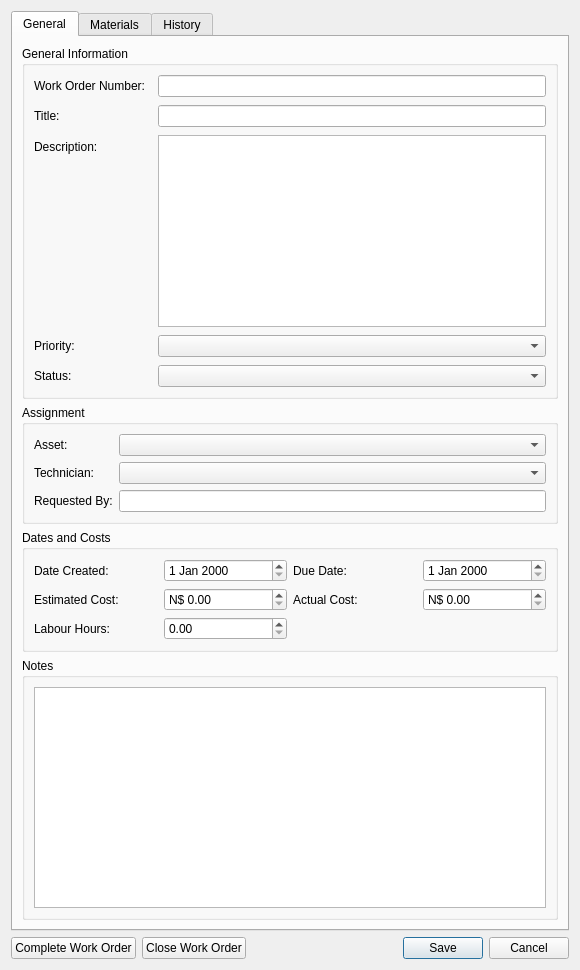
<?xml version="1.0" encoding="UTF-8"?>
<ui version="4.0">
 <class>AddWorkOrderDialog</class>
 <widget class="QDialog" name="AddWorkOrderDialog">
  <property name="geometry">
   <rect>
    <x>0</x>
    <y>0</y>
    <width>580</width>
    <height>970</height>
   </rect>
  </property>
  <property name="minimumSize">
   <size>
    <width>0</width>
    <height>0</height>
   </size>
  </property>
  <property name="windowTitle">
   <string>Add Work Order</string>
  </property>
  <layout class="QVBoxLayout" name="verticalLayout">
   <item>
    <widget class="QTabWidget" name="tabWorkOrder">
     <property name="currentIndex">
      <number>0</number>
     </property>
     <widget class="QWidget" name="General">
      <attribute name="title">
       <string>General</string>
      </attribute>
      <layout class="QVBoxLayout" name="verticalLayout_3">
       <item>
        <widget class="QGroupBox" name="groupGeneralInfo">
         <property name="sizePolicy">
          <sizepolicy hsizetype="Expanding" vsizetype="Preferred">
           <horstretch>0</horstretch>
           <verstretch>0</verstretch>
          </sizepolicy>
         </property>
         <property name="title">
          <string>General Information</string>
         </property>
         <layout class="QFormLayout" name="formGeneralInfo">
          <property name="rowWrapPolicy">
           <enum>QFormLayout::RowWrapPolicy::WrapLongRows</enum>
          </property>
          <property name="horizontalSpacing">
           <number>12</number>
          </property>
          <property name="verticalSpacing">
           <number>8</number>
          </property>
          <item row="0" column="0">
           <widget class="QLabel" name="lblWorkOrderNumber">
            <property name="text">
             <string>Work Order Number:</string>
            </property>
           </widget>
          </item>
          <item row="0" column="1">
           <widget class="QLineEdit" name="txtWorkOrderNumber"/>
          </item>
          <item row="1" column="0">
           <widget class="QLabel" name="lblTitle">
            <property name="text">
             <string>Title:</string>
            </property>
           </widget>
          </item>
          <item row="1" column="1">
           <widget class="QLineEdit" name="txtTitle"/>
          </item>
          <item row="2" column="0">
           <widget class="QLabel" name="lblDescription">
            <property name="text">
             <string>Description:</string>
            </property>
           </widget>
          </item>
          <item row="2" column="1">
           <widget class="QPlainTextEdit" name="teDescription">
            <property name="sizePolicy">
             <sizepolicy hsizetype="Expanding" vsizetype="Preferred">
              <horstretch>0</horstretch>
              <verstretch>0</verstretch>
             </sizepolicy>
            </property>
            <property name="minimumSize">
             <size>
              <width>0</width>
              <height>0</height>
             </size>
            </property>
           </widget>
          </item>
          <item row="3" column="0">
           <widget class="QLabel" name="lblPriority">
            <property name="text">
             <string>Priority:</string>
            </property>
           </widget>
          </item>
          <item row="3" column="1">
           <widget class="QComboBox" name="cmbPriority"/>
          </item>
          <item row="4" column="0">
           <widget class="QLabel" name="lblStatus">
            <property name="text">
             <string>Status:</string>
            </property>
           </widget>
          </item>
          <item row="4" column="1">
           <widget class="QComboBox" name="cmbStatus"/>
          </item>
         </layout>
        </widget>
       </item>
       <item>
        <widget class="QGroupBox" name="groupAssignment">
         <property name="sizePolicy">
          <sizepolicy hsizetype="Expanding" vsizetype="Preferred">
           <horstretch>0</horstretch>
           <verstretch>0</verstretch>
          </sizepolicy>
         </property>
         <property name="title">
          <string>Assignment</string>
         </property>
         <layout class="QFormLayout" name="formAssignment">
          <property name="rowWrapPolicy">
           <enum>QFormLayout::RowWrapPolicy::WrapLongRows</enum>
          </property>
          <item row="0" column="0">
           <widget class="QLabel" name="lblAsset">
            <property name="text">
             <string>Asset:</string>
            </property>
           </widget>
          </item>
          <item row="0" column="1">
           <widget class="QComboBox" name="cmbAsset"/>
          </item>
          <item row="1" column="0">
           <widget class="QLabel" name="lblTechnician">
            <property name="text">
             <string>Technician:</string>
            </property>
           </widget>
          </item>
          <item row="1" column="1">
           <widget class="QComboBox" name="cmbTechnician"/>
          </item>
          <item row="2" column="0">
           <widget class="QLabel" name="lblRequestedBy">
            <property name="text">
             <string>Requested By:</string>
            </property>
           </widget>
          </item>
          <item row="2" column="1">
           <widget class="QLineEdit" name="txtRequestedBy"/>
          </item>
         </layout>
        </widget>
       </item>
       <item>
        <widget class="QGroupBox" name="groupDatesCosts">
         <property name="sizePolicy">
          <sizepolicy hsizetype="Expanding" vsizetype="Preferred">
           <horstretch>0</horstretch>
           <verstretch>0</verstretch>
          </sizepolicy>
         </property>
         <property name="title">
          <string>Dates and Costs</string>
         </property>
         <layout class="QGridLayout" name="gridDatesCosts">
          <item row="0" column="0">
           <widget class="QLabel" name="lblDateCreated">
            <property name="text">
             <string>Date Created:</string>
            </property>
           </widget>
          </item>
          <item row="0" column="1">
           <widget class="QDateEdit" name="dtDateCreated"/>
          </item>
          <item row="0" column="2">
           <widget class="QLabel" name="lblDueDate">
            <property name="text">
             <string>Due Date:</string>
            </property>
           </widget>
          </item>
          <item row="0" column="3">
           <widget class="QDateEdit" name="dtDueDate"/>
          </item>
          <item row="1" column="0">
           <widget class="QLabel" name="lblEstimatedCost">
            <property name="text">
             <string>Estimated Cost:</string>
            </property>
           </widget>
          </item>
          <item row="1" column="1">
           <widget class="QDoubleSpinBox" name="dsbEstimatedCost">
            <property name="prefix">
             <string>N$ </string>
            </property>
            <property name="maximum">
             <double>999999.989999999990687</double>
            </property>
           </widget>
          </item>
          <item row="1" column="2">
           <widget class="QLabel" name="lblActualCost">
            <property name="text">
             <string>Actual Cost:</string>
            </property>
           </widget>
          </item>
          <item row="1" column="3">
           <widget class="QDoubleSpinBox" name="dsbActualCost">
            <property name="prefix">
             <string>N$ </string>
            </property>
            <property name="maximum">
             <double>999999.989999999990687</double>
            </property>
           </widget>
          </item>
          <item row="2" column="0">
           <widget class="QLabel" name="lblLabourHours">
            <property name="text">
             <string>Labour Hours:</string>
            </property>
           </widget>
          </item>
          <item row="2" column="1">
           <widget class="QDoubleSpinBox" name="dsbLabourHours"/>
          </item>
         </layout>
        </widget>
       </item>
       <item>
        <widget class="QGroupBox" name="groupNotes">
         <property name="sizePolicy">
          <sizepolicy hsizetype="Expanding" vsizetype="Expanding">
           <horstretch>0</horstretch>
           <verstretch>0</verstretch>
          </sizepolicy>
         </property>
         <property name="title">
          <string>Notes</string>
         </property>
         <layout class="QVBoxLayout" name="verticalLayout_2">
          <item>
           <widget class="QPlainTextEdit" name="teNotes">
            <property name="sizePolicy">
             <sizepolicy hsizetype="Expanding" vsizetype="Expanding">
              <horstretch>0</horstretch>
              <verstretch>0</verstretch>
             </sizepolicy>
            </property>
           </widget>
          </item>
         </layout>
        </widget>
       </item>
      </layout>
     </widget>
     <widget class="QWidget" name="Materials">
      <attribute name="title">
       <string>Materials</string>
      </attribute>
      <layout class="QVBoxLayout" name="verticalLayout_5">
       <item>
        <widget class="QGroupBox" name="groupMaterials">
         <property name="title">
          <string>Materials Used</string>
         </property>
         <layout class="QVBoxLayout" name="layoutMaterials">
          <item>
           <widget class="QTableWidget" name="tblParts"/>
          </item>
          <item>
           <layout class="QHBoxLayout" name="horizontalLayout_2">
            <item>
             <widget class="QPushButton" name="btnIssuePart">
              <property name="text">
               <string>Issue Parts</string>
              </property>
             </widget>
            </item>
            <item>
             <widget class="QPushButton" name="btnRemovePart">
              <property name="text">
               <string>Remove Parts</string>
              </property>
             </widget>
            </item>
            <item>
             <widget class="QLabel" name="lblMaterialTotal">
              <property name="text">
               <string>Materials Total: N$0.00</string>
              </property>
             </widget>
            </item>
           </layout>
          </item>
         </layout>
        </widget>
       </item>
      </layout>
     </widget>
     <widget class="QWidget" name="History">
      <attribute name="title">
       <string>History</string>
      </attribute>
      <layout class="QVBoxLayout" name="verticalLayout_6">
       <item>
        <widget class="QGroupBox" name="groupHistory">
         <property name="title">
          <string>Work Order History</string>
         </property>
         <layout class="QVBoxLayout" name="verticalLayout_4">
          <item>
           <widget class="QTableWidget" name="tblHistory"/>
          </item>
         </layout>
        </widget>
       </item>
      </layout>
     </widget>
    </widget>
   </item>
   <item>
    <layout class="QHBoxLayout" name="horizontalLayout">
     <item>
      <widget class="QPushButton" name="btnComplete">
       <property name="text">
        <string>Complete Work Order</string>
       </property>
      </widget>
     </item>
     <item>
      <widget class="QPushButton" name="btnCloseWorkOrder">
       <property name="text">
        <string>Close Work Order</string>
       </property>
      </widget>
     </item>
     <item>
      <spacer name="horizontalSpacer">
       <property name="orientation">
        <enum>Qt::Orientation::Horizontal</enum>
       </property>
       <property name="sizeHint" stdset="0">
        <size>
         <width>0</width>
         <height>0</height>
        </size>
       </property>
      </spacer>
     </item>
     <item>
      <widget class="QDialogButtonBox" name="buttonBox">
       <property name="standardButtons">
        <set>QDialogButtonBox::StandardButton::Cancel|QDialogButtonBox::StandardButton::Save</set>
       </property>
      </widget>
     </item>
    </layout>
   </item>
  </layout>
 </widget>
 <resources/>
 <connections/>
</ui>
